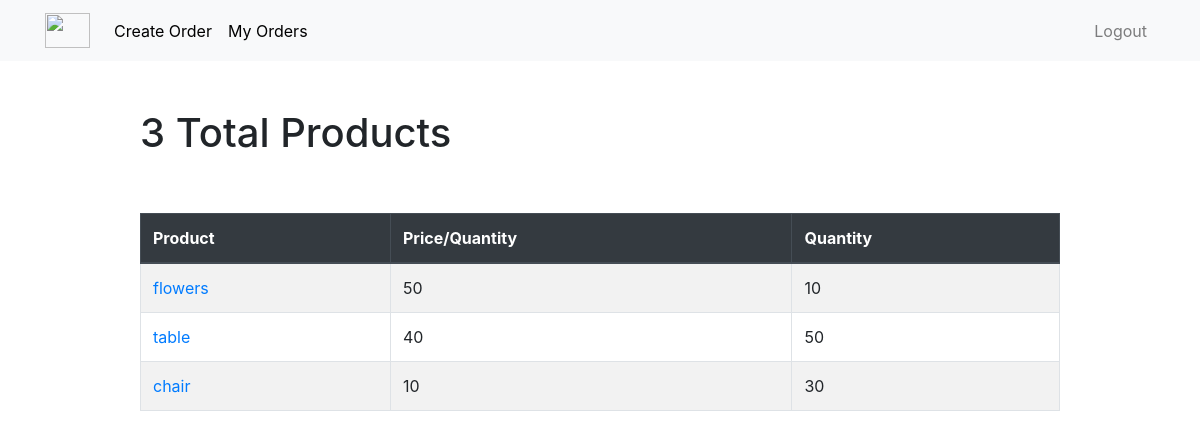
Page /user/productlist (signed in) on the committed database.
### user/models.py (models this page shows, shortened)
class Product(models.Model):
    unique_id = models.UUIDField(primary_key=False, default=uuid.uuid4, editable=False)
    product_name = models.CharField(null=False, max_length=20)
    price = models.CharField(null=False, max_length=10)
    quantity = models.CharField(null=False, max_length=4)
    available = models.BooleanField(default=False)
    class Meta:
        verbose_name = 'Product'
        ordering = ['-pk']

### user/views.py (the view)
# urls.py: path('productlist', views.productlist, name='productlist'),
def productlist(request):
    if request.method == 'GET':
        products = Product.objects.all()
        return render(request, 'user/products.html', {'products': products})

### user/templates/user/products.html (shortened to what this page needs)
{% extends "user/base.html" %}
{% block content %}
    <div class="row justify-content-center mt-5">
        <div class="col-md-10">
            {% if products %}
                <h1>{{ products.count }} Total Product{{ products.count|pluralize }}</h1>
            {% else %}
                <h1>Current Products</h1>
            {% endif %}
        </div>
    </div>
    <div class="row justify-content-center mt-5">
        <div class="col-md-10">
            {% if products %}
                <table class="table table-striped table-bordered">
                    <thead class="thead-dark">
                        <tr>
                            <th scope="col">Product</th>
                            <th scope="col">Price/Quantity</th>
                            <th scope="col">Quantity</th>
                        </tr>
                    </thead>
                    <tbody>
                        {% for product in products %}
                            <tr>
                                <td>
                                    <a href="{% url 'user_management:productdetails' product.id %}">
                                        {{ product.product_name }}
                                    </a>
                                </td>
                                <td>{{ product.price }}</td>
                                <td>{{ product.quantity|default:"N/A" }}</td>
                            </tr>
                        {% endfor %}
                    </tbody>
                </table>
            {% else %}
                <div class="text-center">
                    <h2>Looks like you don't have any products! Nice work.</h2>
                    <br>
                    <a role="button" class="btn btn-primary" href="{% url 'user_management:createproduct' %}">New Product</a>
                </div>
            {% endif %}
        </div>
    </div>
{% endblock %}

### rows in the picture
Product: product_name "flowers", price "50", quantity "10"
Product: product_name "table", price "40", quantity "50"
Product: product_name "chair", price "10", quantity "30"

### other values in the picture
{{ products.count }} "3"
